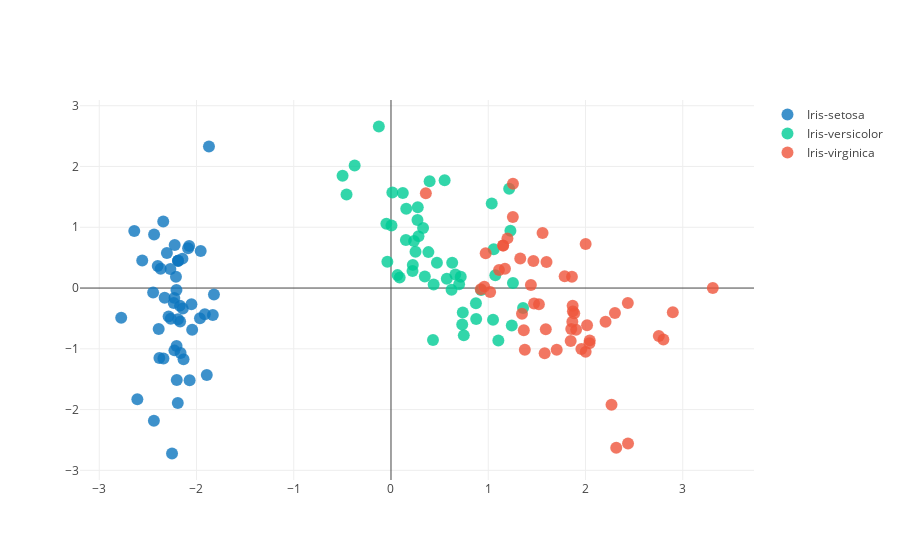

The notebook cell this image was saved under:
### Code cell
data = []

for name, col in zip(('Iris-setosa', 'Iris-versicolor', 'Iris-virginica'), colors.values()):
    trace = dict(
        type='scatter',
        x=Y[y==name,0],
        y=Y[y==name,1],
        mode='markers',
        name=name,
        marker=dict(
            color=col,
            size=12,
            line=dict(
                color='rgba(217, 217, 217, 0.14)',
                width=0.5),
            opacity=0.8)
    )
    data.append(trace)

layout = dict(
    showlegend=True,
    scene=dict(
        xaxis=dict(title='PC1'),
        yaxis=dict(title='PC2')
    )
)

fig = dict(data=data, layout=layout)
iplot(fig, filename='projection-matrix')
